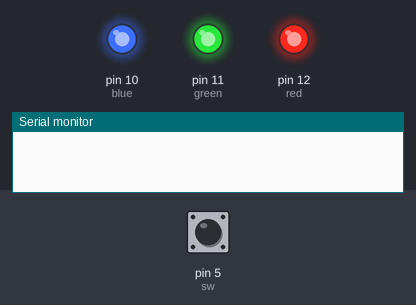
A sketch run on a simulated Arduino Uno, built with avr-gcc and run on an emulated ATmega328P. Parts: output pins drawn as LEDs (lit = HIGH), the last lines printed to the serial monitor. The test bench sets the inputs (shaded band); at power-on: pin 5 (sw) HIGH.

Above: at 1.2 s.
1.3 s: pin 5 (sw) pulled LOW for 0.15 s
At 2.9 s:
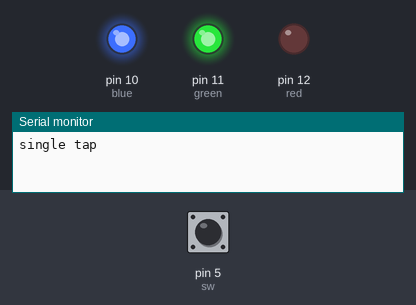
3.2 s: pin 5 (sw) pulled LOW for 1 s
At 5.1 s:
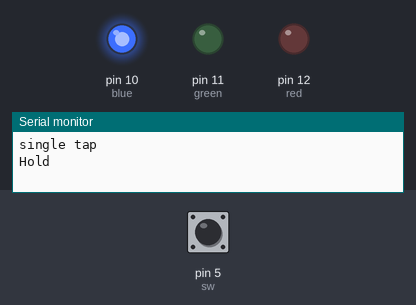
5.7 s: pin 5 (sw) pulsed LOW 2 times (0.12 s each, 0.3 s apart)
At 6.8 s:
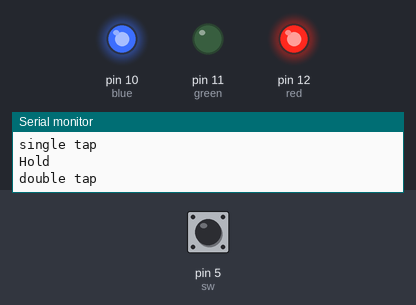
7.9 s: pin 5 (sw) pulled LOW for 3.2 s
At 11.5 s:
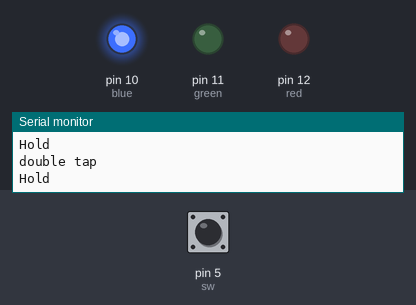
Timing chart, 0 to 13.0 s (numbered marks = the images above; inputs shaded):
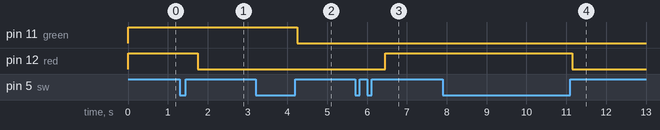

Measured:
- after the input at 1.3 s, pin 12 (red): HIGH → LOW after 0.45 s
- after the input at 3.2 s, pin 11 (green): HIGH → LOW after 1.1 s
- after the input at 5.7 s, pin 12 (red): LOW → HIGH after 0.75 s
- after the input at 7.9 s, pin 12 (red): HIGH → LOW after 3.3 s

The sketch:

button_multi.ino
```cpp
//www.diyusthad.com
//www.youtube.com/c/diyusthad
//www.facebook.com/diyusthad
//program by diyusthad
//code for programming multiple functions to a single push button
#define sw 5 //pin at push sw is connected
#define red 12
#define green 11
#define blue 10

int lastButtonState = HIGH;   // the previous reading from the input pin
unsigned long lastDebounceTime = 0;  // the last time the output pin was toggled
unsigned long debounceDelay = 50;    // the debounce time; increase if the output flickers
bool buttonState = HIGH; //saving state of the switch
byte tapCounter; //for saving no. of times the switch is pressed
int timediff; //for saving the time in between each press and release of the switch
bool flag1, flag2; //just two variables
long double presstime, releasetime; //for saving millis at press and millis at release

void setup() {
  Serial.begin(9600); //for serial monitor
  pinMode(sw, INPUT_PULLUP); //setting pin 5 as input with internal pull up resistor
  pinMode(red, OUTPUT); digitalWrite(red, HIGH);
  pinMode(green, OUTPUT); digitalWrite(green, HIGH);
  pinMode(blue, OUTPUT); digitalWrite(blue, HIGH);
}

void loop() {

  int reading = digitalRead(sw);

  if (reading != lastButtonState) {
    // reset the debouncing timer
    lastDebounceTime = millis();
  }

  if ((millis() - lastDebounceTime) > debounceDelay) {
    // whatever the reading is at, it's been there for longer than the debounce
    // delay, so take it as the actual current state:

    // if the button state has changed:
    if (reading != buttonState) {
      buttonState = reading;
    }
  }
  //Serial.println(buttonState);

  //when switch is pressed
  if (buttonState == 0 && flag2 == 0)
  {
    presstime = millis(); //time from millis fn will save to presstime variable
    flag1 = 0;
    flag2 = 1;
    tapCounter++; //tap counter will increase by 1
    //delay(10); //for avoiding debouncing of the switch
  }
  //when sw is released
  if (buttonState == 1 && flag1 == 0)
  {
    releasetime = millis(); //time from millis fn will be saved to releasetime var
    flag1 = 1;
    flag2 = 0;

    timediff = releasetime - presstime; //here we find the time gap between press and release and stored to timediff var
    //Serial.println(timediff);
    //delay(10);
  }

  if ((millis() - presstime) > 400 && buttonState == 1) //wait for some time and if sw is in release position
  {
    if (tapCounter == 1) //if tap counter is 1
    {
      if (timediff >= 400) //if time diff is larger than 400 then its a hold
      {
        Serial.println("Hold");
        hold(); //fn to call when the button is hold
      }
      else //if timediff is less than 400 then its a single tap
      {
        Serial.println("single tap");
        singleTap(); //fn to call when the button is single taped
      }
    }
    else if (tapCounter == 2 ) //if tapcounter is 2
    {
      if (timediff >= 400) // if timediff is greater than  400 then its single tap and hold
      {
        Serial.println("single tap and hold");
        tapAndHold(); //fn to call when the button is single tap and hold
      }
      else // if timediff is less than 400 then its just double tap
      {
        Serial.println("double tap");
        doubleTap(); //fn to call when doubletap
      }
    }
    else if (tapCounter == 3) //if tapcounter is 3 //then its triple tap
    {
      Serial.println("triple tap");
      tripleTap(); //fn to call when triple tap
    }
    else if (tapCounter == 4) //if tapcounter is 4 then its 4 tap
    {
      Serial.println("four tap");
      fourTap();//fn to call when four tap
    }
    tapCounter = 0;
  }
  lastButtonState = reading;
}
void nolight()
{
  digitalWrite(red, HIGH);
  digitalWrite(green, HIGH);
  digitalWrite(blue, HIGH);
}
void singleTap()
{
  nolight();
  digitalWrite(red, LOW);
}
void doubleTap()
{
  nolight();
  digitalWrite(green, LOW);
}
void tripleTap()
{
  nolight();
  digitalWrite(blue, LOW);
}
void fourTap()
{
  nolight();
  digitalWrite(red, LOW);
  digitalWrite(blue, LOW);
}
void hold()
{
  nolight();
  digitalWrite(red, LOW);
  digitalWrite(green, LOW);
}
void tapAndHold()
{
  nolight();
  digitalWrite(green, LOW);
  digitalWrite(blue, LOW);
}
```
